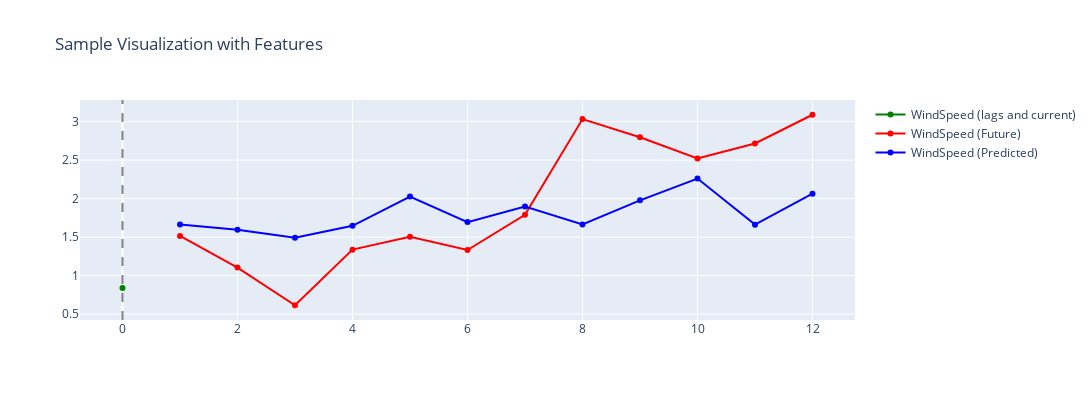

Notebook cell for this chart:
### Code cell
plot_sample_with_features(X_test, y_test, target_variable='WindSpeed', columns=[
        "WindSpeed"], y_pred_values = y_pred
    )

### Figure 1 — Plotly figure (JSON) as saved in the notebook; plotly's stock layout.template omitted (floating-point values rounded to 4 significant figures)
{"data": [{"line": {"color": "green"}, "mode": "lines+markers", "name": "WindSpeed (lags and current)", "showlegend": true, "type": "scatter", "x": [0], "xaxis": "x", "y": [0.8381], "yaxis": "y"}, {"line": {"color": "red"}, "mode": "lines+markers", "name": "WindSpeed (Future)", "showlegend": true, "type": "scatter", "x": [1, 2, 3, 4, 5, 6, 7, 8, 9, 10, 11, 12], "xaxis": "x", "y": [1.514, 1.103, 0.6143, 1.337, 1.502, 1.332, 1.79, 3.032, 2.796, 2.521, 2.715, 3.088], "yaxis": "y"}, {"line": {"color": "blue"}, "mode": "lines+markers", "name": "WindSpeed (Predicted)", "showlegend": true, "type": "scatter", "x": [1, 2, 3, 4, 5, 6, 7, 8, 9, 10, 11, 12], "xaxis": "x", "y": [1.662, 1.594, 1.491, 1.646, 2.027, 1.694, 1.898, 1.664, 1.976, 2.26, 1.661, 2.063], "yaxis": "y"}], "layout": {"height": 400, "shapes": [{"line": {"color": "gray", "dash": "dash"}, "type": "line", "x0": 0, "x1": 0, "xref": "x", "y0": 0, "y1": 1, "yref": "y domain"}], "title": {"text": "Sample Visualization with Features"}, "width": 1500, "xaxis": {"anchor": "y", "domain": [0, 1]}, "yaxis": {"anchor": "x", "domain": [0, 1]}}}
